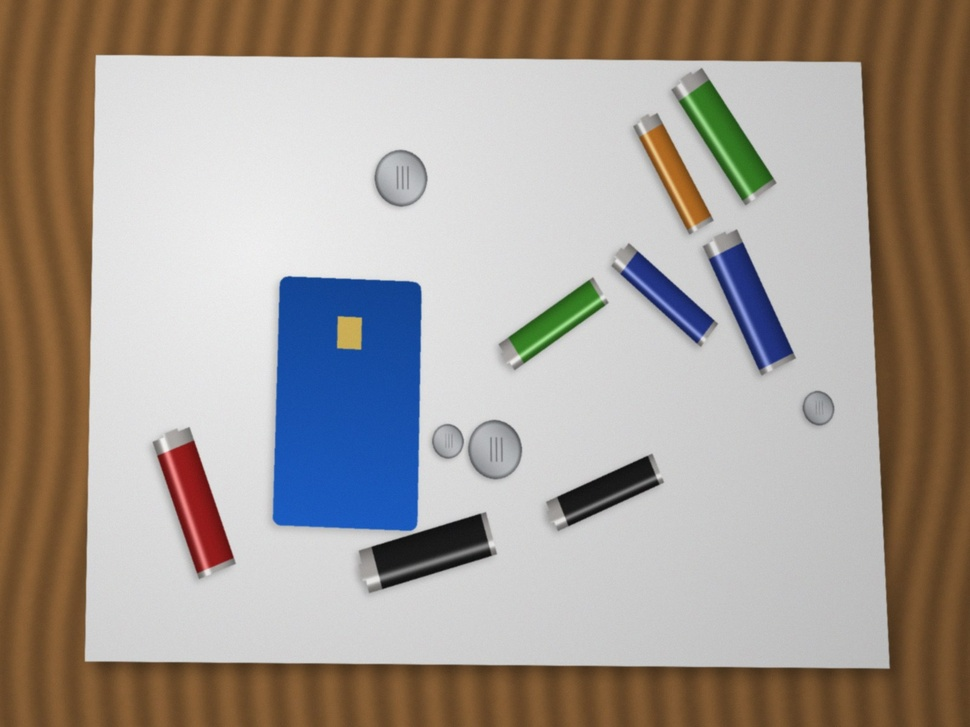
#> input picture data/tests/battery_1_tilted.jpg, 970 x 727 px, shrunk from 1600 x 1200 before the run
$ python -i core.py   (imports and definitions only)
#> lines starting #> are read from the running program, lines starting #| are printed output that depends on the picture; after the words box and inside, x2 and y2 are one past the last pixel; in counts of white or black regions, pixels touching at a corner belong together
"""Core image-processing primitives, written from scratch on NumPy.

Everything here follows the textbook definition (Gonzalez & Woods). OpenCV is used elsewhere
only for the extension techniques (Hough, bilateral, CLAHE, inpainting) and for Lab conversion.
"""

import numpy as np
from numpy.lib.stride_tricks import sliding_window_view
from scipy import ndimage

# ----------------------------------------------------------------------------- basics


def to_u8(x):
    """Float image in 0..255 -> uint8 with rounding and clipping."""
    return np.clip(np.rint(x), 0, 255).astype(np.uint8)


# [60 lines left out: functions rgb_to_gray, rgb_to_hsv, hsv_to_rgb, rgb_to_yuv, yuv_to_rgb, lab_distance, not called in this run]


# ----------------------------------------------------------------------------- filtering


def gaussian_kernel1d(sigma):
    radius = max(1, int(np.ceil(3 * sigma)))
    x = np.arange(-radius, radius + 1, dtype=np.float32)
    k = np.exp(-(x**2) / (2 * sigma**2))
    return k / k.sum()


def _sep_filter(img2d, k1d):
    r = len(k1d) // 2
    p = np.pad(img2d, ((r, r), (0, 0)), mode="reflect")
    tmp = (sliding_window_view(p, len(k1d), axis=0) * k1d).sum(axis=-1)
    p = np.pad(tmp, ((0, 0), (r, r)), mode="reflect")
#> p: shape (727, 980) float32
    return (sliding_window_view(p, len(k1d), axis=1) * k1d).sum(axis=-1)


def gaussian_blur(img, sigma):
    """Gaussian smoothing (separable). Works on (H,W) or (H,W,C) float arrays."""
    img = img.astype(np.float32)
    k = gaussian_kernel1d(sigma)
    if img.ndim == 2:
        return _sep_filter(img, k)
    return np.stack([_sep_filter(img[..., c], k) for c in range(img.shape[-1])], axis=-1)


def convolve2d(img, kernel):
    """True 2-D convolution with reflected borders."""
    kh, kw = kernel.shape
    p = np.pad(img.astype(np.float32), ((kh // 2,) * 2, (kw // 2,) * 2), mode="reflect")
#> p: shape (729, 972) float32
    win = sliding_window_view(p, (kh, kw))
    return np.einsum("ijkl,kl->ij", win, kernel[::-1, ::-1].astype(np.float32))


SOBEL_X = np.array([[-1, 0, 1], [-2, 0, 2], [-1, 0, 1]], dtype=np.float32)
SOBEL_Y = SOBEL_X.T
LAPLACIAN = np.array([[0, 1, 0], [1, -4, 1], [0, 1, 0]], dtype=np.float32)


def sobel(gray):
    gx = convolve2d(gray, SOBEL_X)
    gy = convolve2d(gray, SOBEL_Y)
    return gx, gy, np.hypot(gx, gy)


def laplacian(gray):
    return convolve2d(gray, LAPLACIAN)


# [6 lines left out: function median3x3, not called in this run]


# ----------------------------------------------------------------------------- histograms / point operations


def histogram(u8):
    return np.bincount(u8.ravel(), minlength=256)


# [16 lines left out: functions equalize, match_histogram, not called in this run]


def contrast_stretch(x, lo, hi):
    """Piecewise-linear contrast stretching of x (any scale) from [lo,hi] to [0,1]."""
    return np.clip((x - lo) / max(hi - lo, 1e-6), 0.0, 1.0)


def gamma_transform(x01, gamma):
    return np.power(np.clip(x01, 0, 1), gamma)


def log_transform(x01, c=5.0):
    return np.log1p(c * np.clip(x01, 0, 1)) / np.log1p(c)


# [24 lines left out: functions otsu_threshold, _slide, not called in this run]


def erode(img, k):
    return _slide(img, k, np.min)


def dilate(img, k):
    return _slide(img, k, np.max)


def opening(img, k):
    return dilate(erode(img, k), k)


def closing(img, k):
    return erode(dilate(img, k), k)


def top_hat(img, k):
    """Bright details thinner than the structuring element."""
    return img - opening(img, k)


def black_hat(img, k):
    """Dark details thinner than the structuring element."""
    return closing(img, k) - img


def box_filter(img, r):
    """Mean over a (2r+1) x (2r+1) window, reflected borders."""
    return ndimage.uniform_filter(img.astype(np.float32), size=2 * r + 1, mode="reflect")


# [11 lines left out: function guided_filter, not called in this run]


def smoothstep(a, b, x):
    t = np.clip((np.asarray(x, dtype=np.float32) - a) / (b - a), 0, 1)
    return t * t * (3 - 2 * t)


# [64 lines left out: functions line_close, line_ridge, long_line_pixels, not called in this run]


def label_components(mask):
    """8-connected component labelling."""
    return ndimage.label(mask, structure=np.ones((3, 3), dtype=int))


# ----------------------------------------------------------------------------- Canny


def canny(gray, sigma=1.4, low=0.08, high=0.2):
    """Canny edge detector: Gaussian smoothing, Sobel gradient, non-maximum suppression,
    double threshold with hysteresis (thresholds are fractions of the maximum gradient)."""
    g = gaussian_blur(gray.astype(np.float32) / 255.0, sigma)
    gx, gy, mag = sobel(g)
    ang = (np.degrees(np.arctan2(gy, gx)) + 180.0) % 180.0
    q = ((ang + 22.5) // 45).astype(np.int32) % 4  # 0:0deg 1:45deg 2:90deg 3:135deg
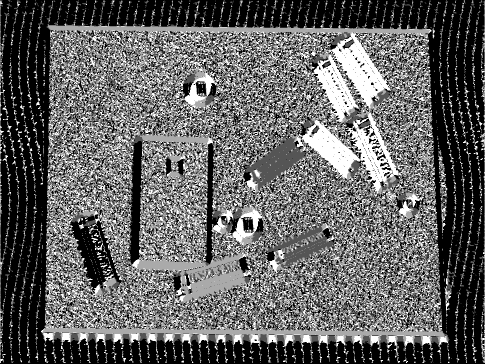
#> q: shape (727, 970) int32 (shown at 1/2 size); min 0, max 3, mean 1.16; drawn with min black and max white
    p = np.pad(mag, 1)
    c = p[1:-1, 1:-1]
    pairs = {
        0: (p[1:-1, 2:], p[1:-1, :-2]),
        1: (p[2:, 2:], p[:-2, :-2]),
        2: (p[2:, 1:-1], p[:-2, 1:-1]),
        3: (p[2:, :-2], p[:-2, 2:]),
    }
    keep = np.zeros(mag.shape, dtype=bool)
    for d, (n1, n2) in pairs.items():
        keep |= (q == d) & (c >= n1) & (c >= n2)
#> this loop made 4 passes
#> pass 1, in canny, `keep |= (q == d) & (c >= n1) & (c >= n2)`:
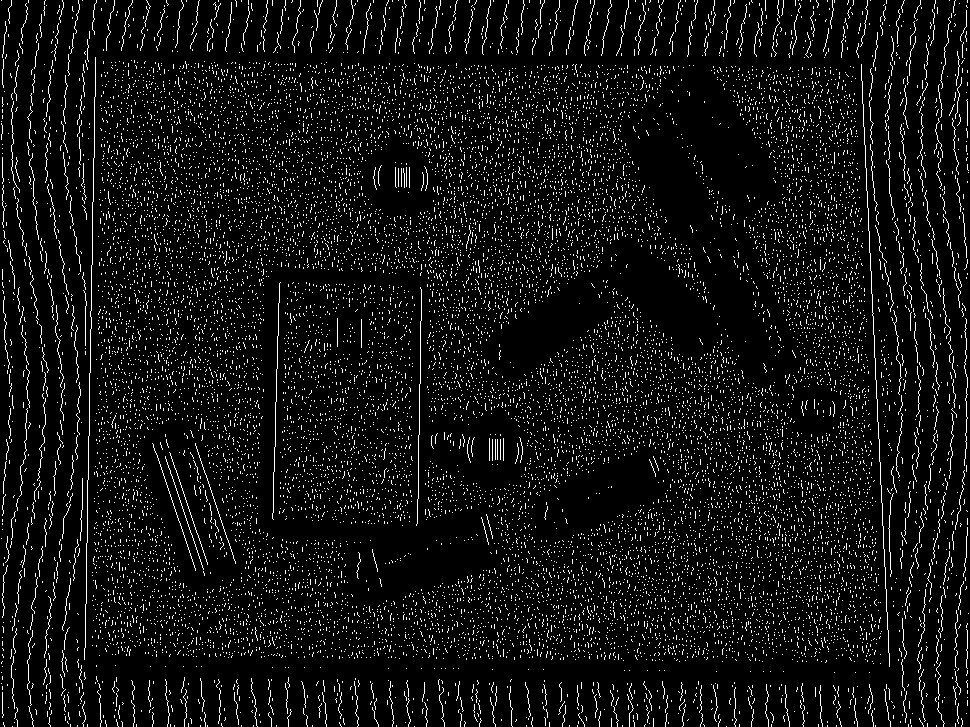
#> keep: shape (727, 970) bool; 6.8% white in thin lines or dots
#> after the loop:
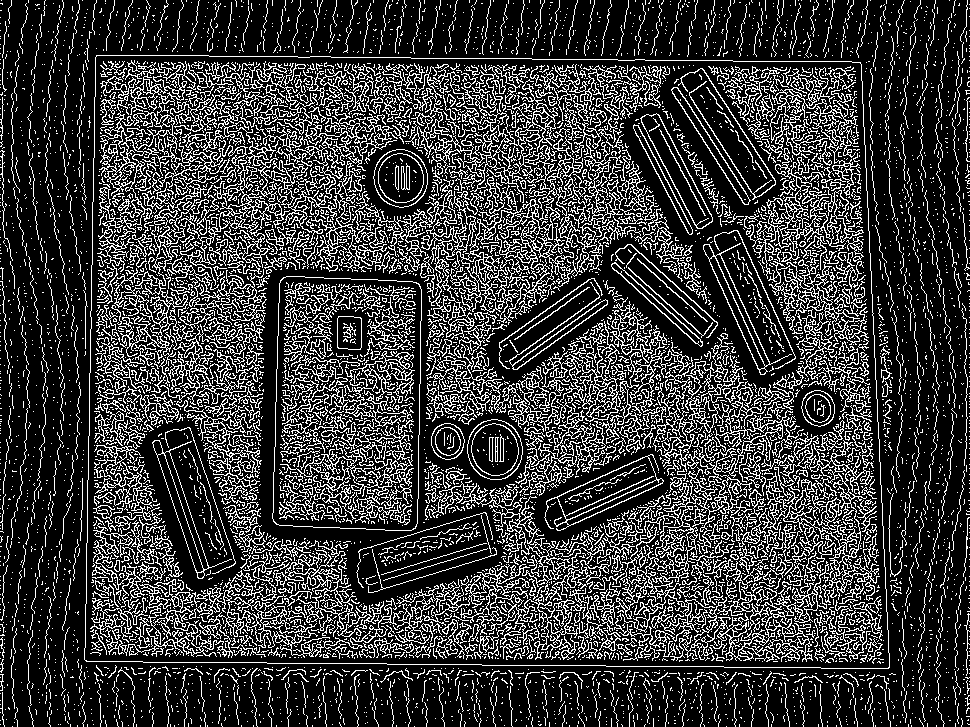
#> keep: shape (727, 970) bool; 22.4% white in thin lines or dots
    thin = np.where(keep, mag, 0)
    mx = thin.max()
#> mx = 1.46
    if mx <= 0:
        return np.zeros(mag.shape, dtype=bool)
    strong = thin >= high * mx
#> strong: shape (727, 970) bool; 1.5% white in thin lines or dots, all inside (x1, y1, x2, y2) = (84, 55, 890, 669)
    weak = thin >= low * mx
    labels, n = label_components(weak)
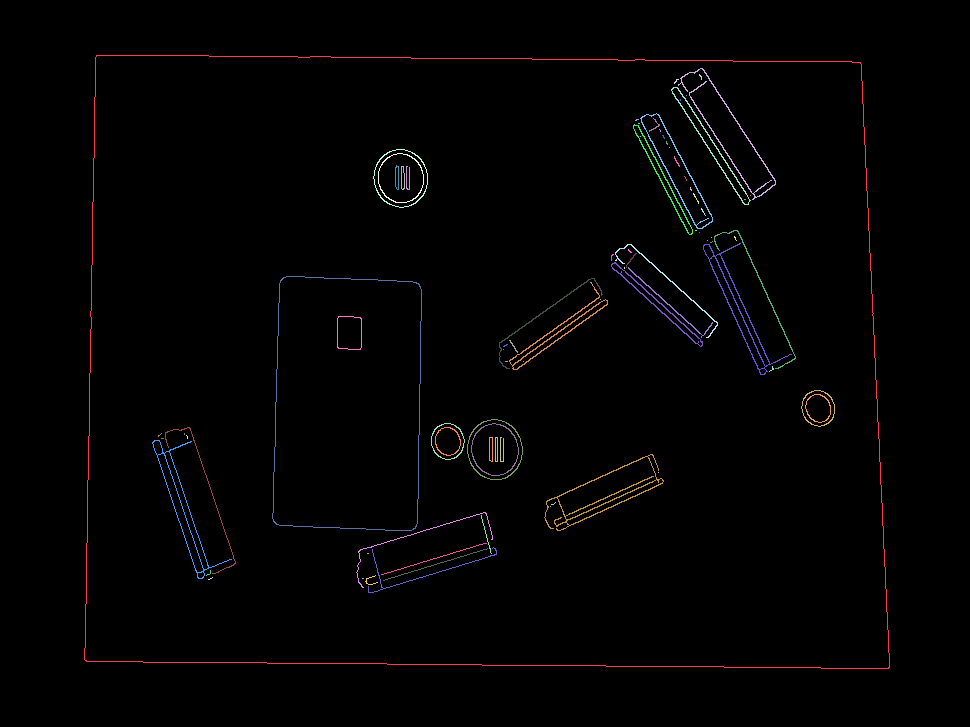
#> labels: shape (727, 970) int32; 85 distinct labels, from 0 to 84; one colour per label, 0 black
#> n = 84
    ok = np.zeros(n + 1, dtype=bool)
    ok[labels[strong]] = True
    ok[0] = False
    return ok[labels]
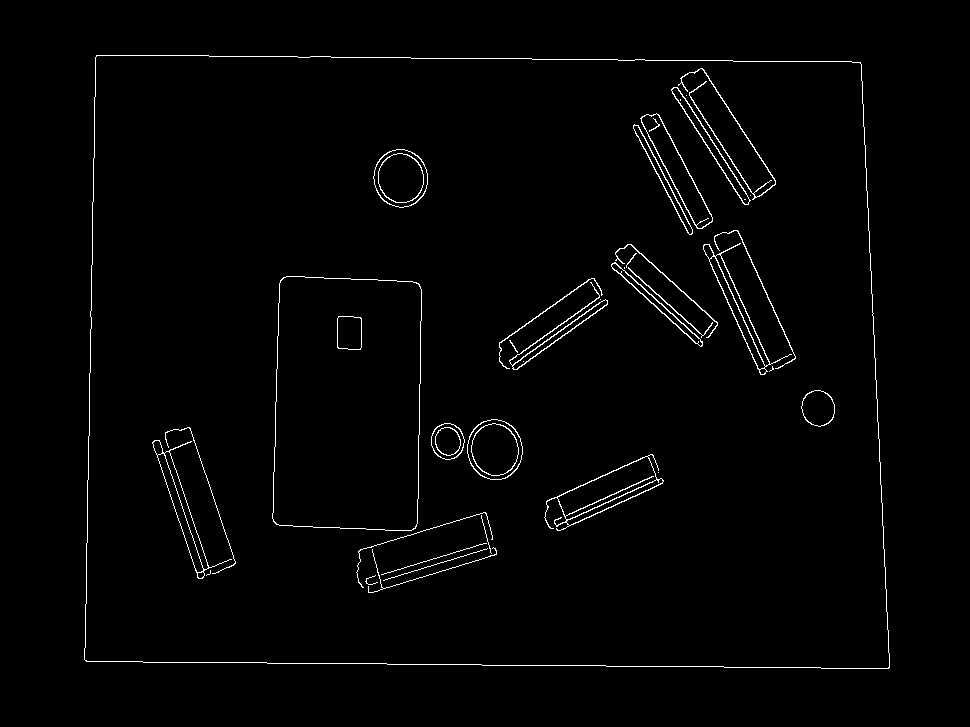
#> returned value: shape (727, 970) bool; 1.5% white in thin lines or dots, all inside (x1, y1, x2, y2) = (84, 55, 890, 669)


# ----------------------------------------------------------------------------- transforms


def dct_matrix(n=8):
    k = np.arange(n)[:, None]
    i = np.arange(n)[None, :]
    c = np.cos((2 * i + 1) * k * np.pi / (2 * n))
    c[0] *= 1 / np.sqrt(2)
    return (c * np.sqrt(2 / n)).astype(np.float32)


_C8 = dct_matrix(8)


# [55 lines left out: functions dct_shrink, fft_spectrum_image, homomorphic, wiener_deblur, not called in this run]

>>> import cv2
>>> picture = cv2.imread('../data/tests/battery_1_tilted.jpg', cv2.IMREAD_GRAYSCALE)
>>> result = canny(picture)

$ run again, on data/tests/battery_2_touching.jpg
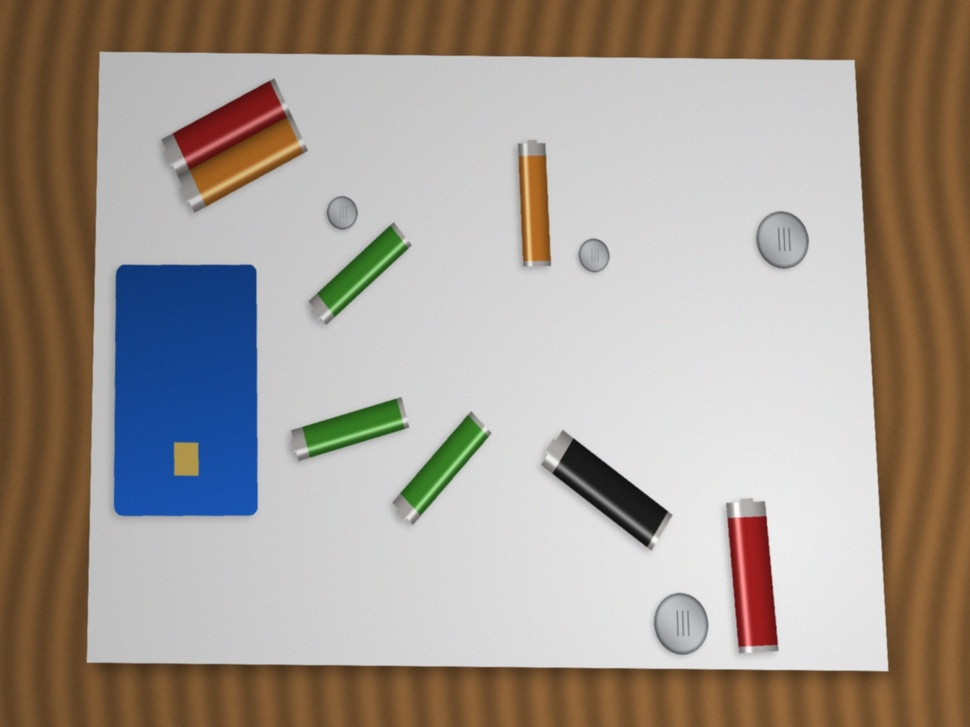
#> input picture data/tests/battery_2_touching.jpg, 970 x 727 px, shrunk from 1600 x 1200 before the run
#> the loop in canny, `for d, (n1, n2) in pairs.items():` made 4 passes
#> after the loop in canny, `for d, (n1, n2) in pairs.items():`:
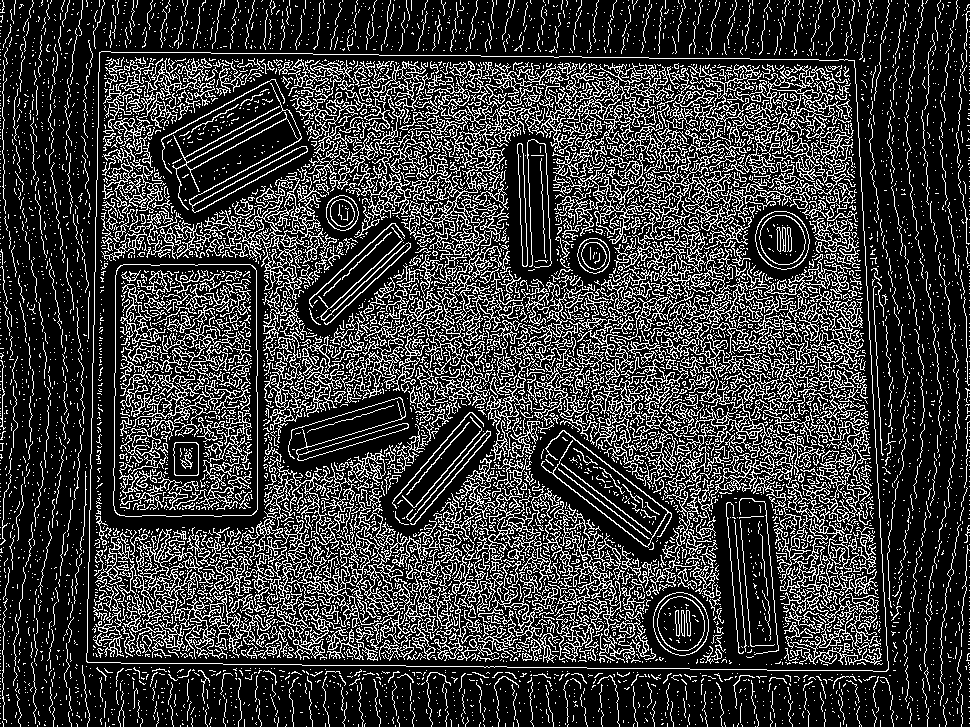
#> keep: shape (727, 970) bool; 22.5% white in thin lines or dots
#> mx = 1.59
#> strong: shape (727, 970) bool; 1.4% white in thin lines or dots, all inside (x1, y1, x2, y2) = (86, 51, 889, 672)
#> labels: shape (727, 970) int32; 83 distinct labels, from 0 to 82
#> n = 82
#> in canny, `return ok[labels]`:
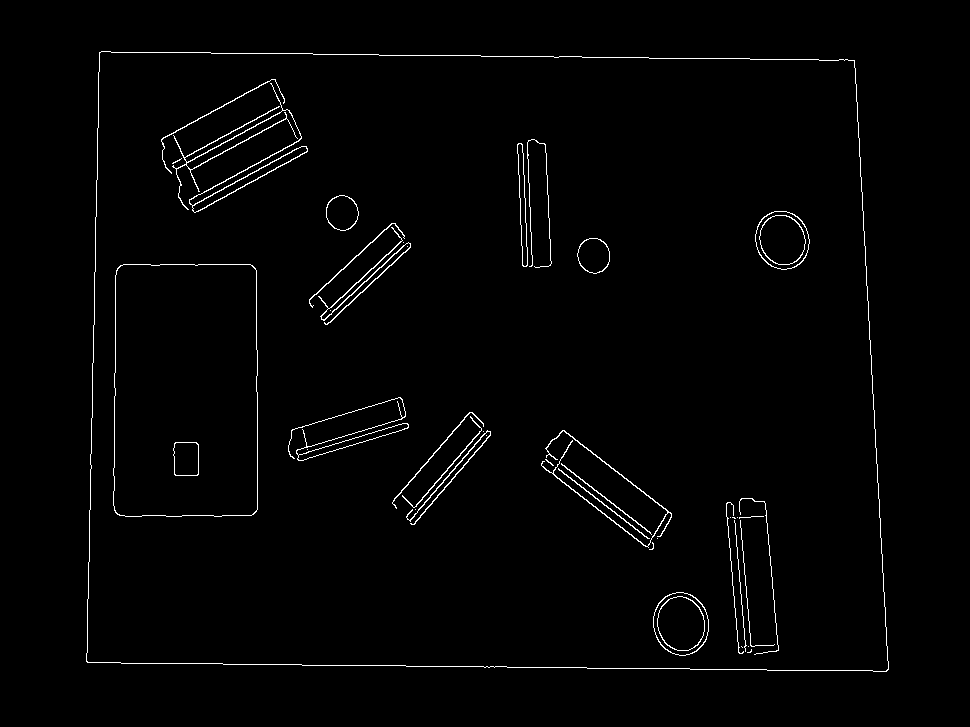
#> returned value: shape (727, 970) bool; 1.5% white in thin lines or dots, all inside (x1, y1, x2, y2) = (86, 51, 889, 672)
